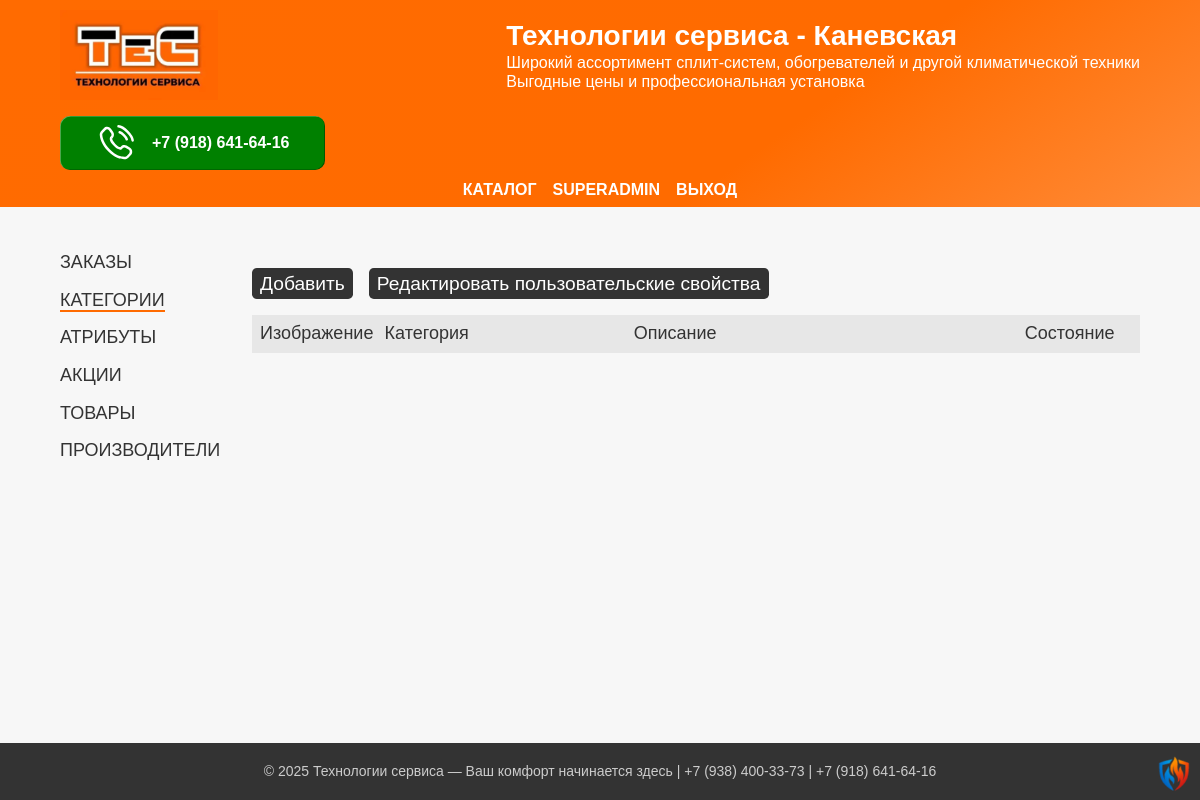
The app's page /admin/categories (signed in), older data.
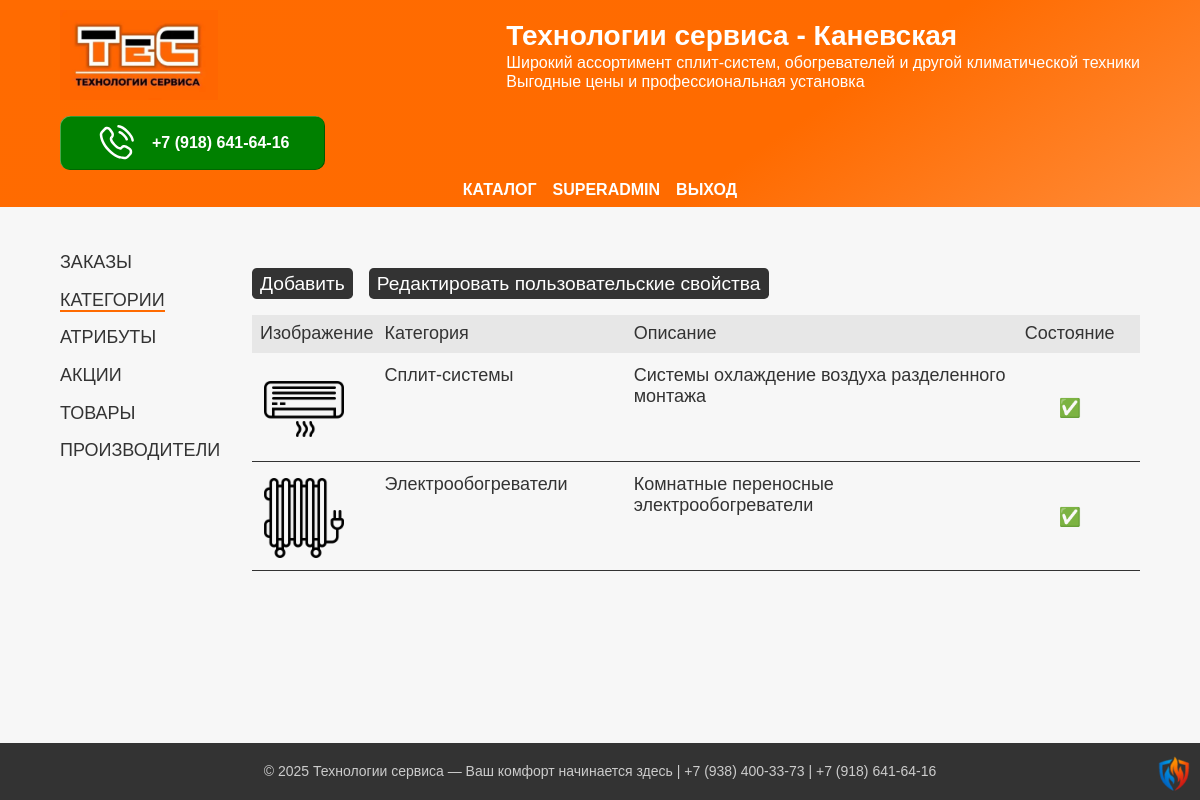
The same page, newer data.
### app/models.py (models this page shows, shortened)
class User(UserMixin, db.Model):
    id = db.Column(db.Integer, primary_key=True)
    username = db.Column(db.String(64), index=True, unique=True)
    email = db.Column(db.String(64), index=True, unique=True)
    password_hash = db.Column(db.String(256))

class Category(db.Model):
    __tablename__ = 'categories'
    id = db.Column(db.Integer, primary_key=True)
    name = db.Column(db.String(64), nullable=False, unique=True)
    description = db.Column(db.Text, nullable=True)
    active = db.Column(db.Boolean, default=True)
    fields = db.relationship('CustomFields', secondary=custom_field_category, backref=db.backref('category', lazy='dynamic'))
    image_path = db.Column(db.String(255), nullable=True)
    products = db.relationship('Product', backref='category', lazy=True)

### app/blueprints/admin/routes.py (the view, shortened to what this page needs)
@admin_bp.route("/categories", methods=["GET", "POST"])
@login_required
def categories():
    categories_all = Category.query.order_by(Category.name).all()
    form = CategoryForm()
    return render_template('./admin/categories.html',
                           title="Категории",
                           categories=categories_all,
                           form=form)

### app/templates/admin/categories.html (shortened to what this page needs)
{% extends "./admin/private.html" %}
{% block article %}
    <div class="cat-menu">
        <button class="cat-btn grey-btn" type="button" onclick="overlayMenu.showModal()">Добавить</button>
        <a class="cat-btn grey-btn" href="{{ url_for('admin.custom_fields') }}">Редактировать пользовательские свойства</a>
    </div>
    <div class="table">
        <header class="table-header categories-header">
            <div class="cat-img">Изображение</div>
            <div class="cat-name">Категория</div>
            <div class="cat-description">Описание</div>
            <div class="cat-status">Состояние</div>
        </header>
    {% for cat in categories %}
        <a class="table-row categories-row" href="{{ url_for('admin.category', name=cat.name) }}">
            <div class="cat-img">
                {% if cat.image_path %}
                <img class="thumb-img"
                     src="{{ url_for('uploaded_file', filename='images/thumbs/' + cat.image_path) }}"
                     alt="{{cat.image_path}}"
                     srcset="{{ url_for('uploaded_file', filename='images/thumbs/' + cat.image_path) }}">
                {% endif %}
            </div>
            <div class="cat-name">{{ cat.name }}</div>
            <div class="cat-description">{{ cat.description if cat.description else '---' }}</div>
            <div class="cat-status">{{ "✅" if cat.active else "❌" }}</div>
        </a>
    {% endfor %}
    </div>
{% endblock %}

### app/templates/admin/private.html (shortened to what this page needs)
{% extends "footer.html" %}
{% block private %}
    <section class="main-section">
        <div class="dashboard container">
            <aside>
                <ul class="admin-menu">
                    <li><a class="admin-menu--item" href="{{ url_for('admin.home') }}">Заказы</a></li>
                    <li><a class="admin-menu--item" href="{{ url_for('admin.categories') }}">Категории</a></li>
                    <li><a class="admin-menu--item" href="{{ url_for('admin.custom_fields') }}">Атрибуты</a></li>
                    <li><a class="admin-menu--item" href="{{ url_for('admin.promotions') }}">Акции</a></li>
                    <li><a class="admin-menu--item" href="{{ url_for('admin.products') }}">Товары</a></li>
                    <li><a class="admin-menu--item" href="{{ url_for('admin.brands') }}">Производители</a></li>
                </ul>
            </aside>
            <article>
                {% block article %}
                {% endblock %}
            </article>
        </div>
    </section>
{% endblock %}

### app/templates/footer.html (shortened to what this page needs)
{% extends "header.html" %}
{% block footer %}
        <footer class="footer">
            <p>
                © 2025 Технологии сервиса — Ваш комфорт начинается здесь |
                <a href="tel:+79384003373">+7 (938) 400-33-73</a> |
                <a href="tel:+79186416416">+7 (918) 641-64-16</a>
            </p>
			<a class="shield" href="{{url_for('auth.login')}}">
				<div class="shield-inner">
				<img class="xolod-teplo"
					src="{{ url_for('static', filename='img/icon/xolod-teplo.png') }}"
					alt="climat-control"
					srcset="{{ url_for('static', filename='img/icon/xolod-teplo.png') }}"
				>
				</div>
			</a>
        </footer>
{% endblock %}

### app/templates/header.html
{% extends "layout.html" %}
{% block header %}
        <header class="header">
            <div class="container">
                <div class="header-content content">
                    <a class="header-logo" href="{{ url_for('main.index') }}" >
                    <img
                        class="header-image icon-svg"
                        src="{{ url_for('static', filename='img/logo/label.webp') }}"
                        alt="air-conditioner"
                    /></a>
                    <div class="header-title">
                        <p class="header-title-label">Технологии сервиса - Каневская</p>
                        <p class="header-title-text">
                            Широкий ассортимент сплит-систем, обогревателей и другой климатической техники<br> Выгодные цены и профессиональная установка
                        </p>
                    </div>
                    <a class="btn green-btn" href="tel:+79186416416">
                        <img
                            class="contact-icon"
                            src="{{ url_for('static', filename='img/icon/phone-calling.svg') }}"
                            alt="Phone icon-svg"
                            srcset="{{ url_for('static', filename='img/icon/phone-calling.svg') }}"
                        >
                        <div>+7 (918) 641-64-16</div>
                    </a>
                </div>
            </div>
            <nav class="top-nav container">
                <ul class="top-menu">
                    <li><a class="top-menu--item" href="{{ url_for('shop.index') }}">Каталог</a></li>
                    {% if current_user.is_authenticated %}
                        <li><a class="top-menu--item" href="{{ url_for('admin.home') }}">{{ current_user.username }}</a></li>
                       <li><a class="top-menu--item" href="{{ url_for('auth.logout') }}">Выход</a></li>
                    {% endif %}
                </ul>
            </nav>
        </header>
{% endblock %}

### app/templates/layout.html (shortened to what this page needs)
<!DOCTYPE html>
<html lang="ru" itemscope itemtype="http://schema.org/WebPage">
    {% block head %}
    <head>
		<link rel="stylesheet" href="{{ url_for('static', filename='css/reset.css') }}?v=1">
        <link rel="stylesheet" href="{{ url_for('static', filename='css/style.css') }}?v=1.15">
        {% set favicon = url_for('static', filename='img/icon/favicon.svg') %}
    </head>
    {% endblock %}
    <body>
        {% block header %}
        {% endblock %}
        <main>
            {% block private %}
            {% endblock %}
        </main>
        {% block footer %}
        {% endblock %}
    </body>
</html>

### app/static/css/style.css (style rules this page uses)
:root { --wrapper-max: 75rem; --wrapper-big: 64rem; --wrapper-middle: 50rem; --wrapper-small: 25rem; --color-green-hover: rgb(58, 206, 0); --color-red-hover: rgb(255, 125, 0); --color-heads-color: #ff6b00; --color-background: #f7f7f7; --color-shadow: #000000A0; --base-transition: 0.2s ease-in-out; }
body { font-family: Geneva, Arial, Helvetica, sans-serif; background-color: var(--color-background); color: #333; display: flex; flex-direction: column; min-height: 100vh; justify-content: space-between; align-content: space-between; container-type: inline-size; container-name: body-size; }
main { font-size: 1.125rem; flex-grow: 1; }
h1, h2, h3, a { color: #ff6b00; display: block; }
a { display: inline; text-decoration: none; }
section { margin-top: 2.5em; }
.container { width: 90%; max-width: var(--wrapper-max); margin: auto; }
.shield { width: 3em; height: 3em; position: fixed; bottom: 0.375em; right: 0.375em; perspective: 40rem; }
.shield-inner { position: relative; width: 100%; height: auto; transition: transform 0.6s; transform-style: preserve-3d; }
.xolod-teplo, .teplo-xolod { position: absolute; width: 3em; height: auto; backface-visibility: hidden; display: flex; justify-content: center; }
header.header { background: linear-gradient(145deg, rgba(255, 107, 1, 1) 0%, rgba(255, 107, 0, 1) 65%, rgba(255, 139, 56, 1) 100%); color: white; container-type: inline-size; container-name: header-container; }
.header-content { display: flex; align-items: center; justify-content: space-between; flex-wrap: wrap; padding: 0.625em 0; gap: 1rem; }
.header-title { max-width: var(--wrapper-maiddle); }
.header-title-label { color: white; font-size: 1.75rem; font-weight: bold; }
.header-title-text { font-size: 1rem; }
.header-image { height: 5.625rem; }
.header-logo { display: flex; justify-content: center; align-items: center; }
.top-nav { display: flex; justify-content: center; margin-bottom: 0.5rem; }
.top-menu { display: flex; justify-content: center; gap: 1rem; flex-wrap: wrap; }
.top-menu--item { color: white; text-decoration: none; text-transform: uppercase; font-weight: bold; border-bottom: 2px solid rgba(0,0,0,0); }
article { display: flex; flex-direction: column; gap: 1rem; }
.table { display: flex; flex-direction: column; gap: 0.25rem; }
.table-header, .table-row { display: grid; padding: 0.5rem; }
.categories-header, .categories-row { grid-template-columns: 1fr 2fr 3fr 1fr; }
.thumb-img { display: block; width: 80px; height: auto; margin: 0.25rem; border-radius: 0.25rem; }
.table-header { background-color: #0001; }
.table-row { text-decoration: none; color: #333; border-bottom: 1px solid #333; }
.cat-status { display: flex; justify-content: center; align-items: center; }
.btn { border-radius: 0.625rem; padding: 1rem 2.25rem; text-align: center; max-width: 18.75rem; max-height: 1.375rem; text-decoration: none; font-weight: bold; align-items: center; display: flex; gap: 1rem; box-shadow: inset -0.75px -0.5px rgba(0, 0, 0, 0.4), inset +0.75px +0.5px rgba(255, 255, 255, 0.4); }
.dashboard { width: 90%; margin: auto; display: flex; gap: 2rem; }
.dashboard article { flex-grow: 1; }
.admin-menu { display: flex; flex-direction: column; gap: 1rem; width: 10rem; border-bottom: 2px solid rgba(255,255,255,0); }
.admin-menu--item { text-decoration: none; text-transform: uppercase; color: #333; transition: var(--base-transition); }
.admin-menu--item__active { border-bottom: 2px solid #ff6b00FF; }
.green-btn { color: white; background-color: green; }
.grey-btn { color: white; background-color: #333; }
.contact-icon { height: 40px; width: auto; }
footer { background: #333; text-align: center; padding: 1.25rem 0.625rem; font-size: 0.875rem; margin-top: 1.25rem; }
footer, footer a { color: #ccc; }
.cat-menu { display: flex; gap: 1rem; flex-wrap: wrap; }
.cat-btn { text-decoration: none; padding: 0.25rem 0.5rem; border-radius: 0.25em; font-size: 1.2rem; border: None; display: flex; align-items: center; }

Row changes from the older to the newer data that the page shows:
added Category: image_path (picture), name "Сплит-системы", description "Системы охлаждение воздуха разделенного монтажа", active "✅"
added Category: image_path (picture), name "Электрообогреватели", description "Комнатные переносные электрообогреватели", active "✅"
